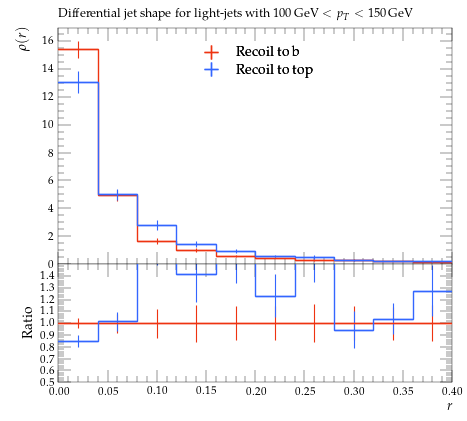

The script that saved this image:
#! /usr/bin/env python

# This Python script was auto-generated using YODA v2.0.2.
# Analysis object: /ATLAS_2013_I1243871/d05-x02-y01
# Timestamp: 06-08-2026 (15:14:31)

import matplotlib as mpl
import matplotlib.pyplot as plt
mpl.use('Agg') # comment out for interactive use
import os
import numpy as np

plotDir = os.path.split(os.path.realpath(__file__))[0]
if 'YODA_USER_PLOT_PATH' in globals():
    plot_outdir = globals()['YODA_USER_PLOT_PATH']
else:
    plot_outdir = plotDir

#plot style
plt.style.use(os.path.join(plotDir, '../default.mplstyle'))
# plot metadata
figW, figH = plt.rcParams['figure.figsize']
ax_xLabel = r'$r$'
ax_yLabel = r'$\rho(r)$'
ax_title  = r'Differential jet shape for light-jets with $100\,\mathrm{GeV} < p_T < 150\,\mathrm{GeV}$'
ax_xScale = 'linear'
ax_yScale = 'linear'
xLims = (0.0, 0.4)
yLims = (0.0, 16.941155000000002)

# TeX-friendly labels for the legend
labels = {
    'legend' : ([ r"Recoil to b", r"Recoil to top" ], r""),
}

# Adjust canvas width and height
canvasW = 10.0
canvasH = 9.0
figW *= canvasW/10.
figH *= canvasH/9.

# Create figure and axis objects
fig, (ax, ratio0_ax) = plt.subplots(2, 1, sharex=True,
                  figsize=(figW,figH), gridspec_kw={'height_ratios': (6.0, 3.0)})

# Set figure margins
plt.subplots_adjust(
    left   = 1.0 * plt.rcParams['figure.subplot.left'],
    right  = 1.0 * plt.rcParams['figure.subplot.right'],
    top    = 1.0 * plt.rcParams['figure.subplot.top'],
    bottom = 1.0 * plt.rcParams['figure.subplot.bottom'])

ratio0_ax.yaxis.set_major_locator(mpl.ticker.MultipleLocator(0.1))
ratio0_ax.set_ylim(0.5, 1.4999)
ratio0_ax.set_ylabel('Ratio')

# the numerical data is stored in a separate file
dataf = dict()
prefix = os.path.split(__file__)[0]
if prefix:    prefix = prefix + '/'
exec(open(prefix+'d05-x02-y01__data.py').read(), dataf)


legend_handles = dict() # keep track of handles for the legend

# style options for curves
# starts at zorder>=5 to draw curve on top of legend
styles = {
  'recoil_b': {
    'color' : '#EE3311',
    'linestyle' : '-',
    'linewidth' : 1,
    'marker' : 'none',
    'markersize' : 2,
    'capsize' : 0.0,
    'zorder' : 5,
    'histstyle' : 1,
    'drawstyle' : 'steps-pre',
    'xerrorbars' : 1,
    'yerrorbars' : 1,
    'fillcolor' : None,
    'fillopacity' : 1.0,
    'ratio0_linestyle' : '-',
    'ratio0_linewidth' : 1,
    'ratio0_marker' : 'none',
    'ratio0_markersize' : 2,
    'ratio0_capsize' : 0.0,
    'ratio0_zorder' : 5,
    'ratio0_histstyle' : 1,
    'ratio0_drawstyle' : 'steps-pre',
    'ratio0_xerrorbars' : 1,
    'ratio0_yerrorbars' : 1,
  },
  'recoil_t': {
    'color' : '#3366FF',
    'linestyle' : '-',
    'linewidth' : 1,
    'marker' : 'none',
    'markersize' : 2,
    'capsize' : 0.0,
    'zorder' : 6,
    'histstyle' : 1,
    'drawstyle' : 'steps-pre',
    'xerrorbars' : 1,
    'yerrorbars' : 1,
    'fillcolor' : None,
    'fillopacity' : 1.0,
    'ratio0_linestyle' : '-',
    'ratio0_linewidth' : 1,
    'ratio0_marker' : 'none',
    'ratio0_markersize' : 2,
    'ratio0_capsize' : 0.0,
    'ratio0_zorder' : 6,
    'ratio0_histstyle' : 1,
    'ratio0_drawstyle' : 'steps-pre',
    'ratio0_xerrorbars' : 1,
    'ratio0_yerrorbars' : 1,
  },
}

# curve from input yoda files in main panel
for label, yvals in dataf['yvals'].items():
    if all(np.isnan(v) for v in dataf['yvals'][label]):
        continue
    tmp = None
    if styles[label]['histstyle']: # draw as histogram
        xpos = dataf['xedges'][label] if styles[label]['drawstyle'] else dataf['xpoints'][label]
        ypos = np.insert(yvals, 0, yvals[0]) if styles[label]['drawstyle'] else yvals
        if styles[label]['fillcolor']: # fill area below curve
            ax.fill_between(xpos, ypos, step='pre',
                            color=styles[label]['fillcolor'],
                            alpha=styles[label]['fillopacity'])
        tmp, = ax.plot(xpos, ypos,
                       color=styles[label]['color'],
                       linestyle=styles[label]['linestyle'],
                       linewidth=styles[label]['linewidth'],
                       drawstyle=styles[label]['drawstyle'], solid_joinstyle='miter',
                       zorder=styles[label]['zorder'], label=label)
    tmp = ax.errorbar(dataf['xpoints'][label], yvals,
                      xerr=np.array(dataf['xerrs'][label])*styles[label]['xerrorbars'],
                      yerr=np.array(dataf['yerrs'][label])*styles[label]['yerrorbars'],
                      fmt=styles[label]['marker'], capsize=styles[label]['capsize'],
                      markersize=styles[label]['markersize'],
                      ecolor=styles[label]['color'],
                      color=styles[label]['color'], zorder=styles[label]['zorder'])
    tmp[-1][0].set_linestyle(styles[label]['linestyle'])
    tmp[-1][0].set_linewidth(styles[label]['linewidth'])
    if label in dataf['add_legend_handle']:  legend_handles[label] = tmp
    for varLabel in dataf['variation_yvals'].keys():
        if varLabel.startswith(label):
            tmp, = ax.plot(dataf['xedges'][label], dataf['variation_yvals'][varLabel],
                           color=styles[label]['color'],
                           linestyle=styles[label]['linestyle'],
                           linewidth=styles[label]['linewidth'],
                           drawstyle='steps-pre', solid_joinstyle='miter',
                           zorder=styles[label]['zorder'], alpha=0.5)


# plots on ratio panel
# curve from input yoda files in ratio panel
for label, yvals in dataf['ratio0_yvals'].items():
    if all(np.isnan(v) for v in yvals):
        continue
    if styles[label]['ratio0_histstyle']: # plot as histogram
        xpos = dataf['xedges']['recoil_b'] if styles[label]['ratio0_drawstyle'] else dataf['xpoints']['recoil_b']
        ypos = np.insert(yvals, 0, yvals[0]) if styles[label]['ratio0_drawstyle'] else yvals
        ratio0_ax.plot(xpos, ypos,
                       color=styles[label]['color'],
                       linewidth=styles[label]['linewidth'],
                       linestyle=styles[label]['ratio0_linestyle'],
                       drawstyle=styles[label]['ratio0_drawstyle'], zorder=styles[label]['zorder'],
                       solid_joinstyle='miter')
    tmp = ratio0_ax.errorbar(dataf['xpoints']['recoil_b'], yvals,
                             xerr=np.array(dataf['ref_xerrs'])*styles[label]['ratio0_xerrorbars'],
                             yerr=np.array(dataf['ratio0_yerrs'][label])*styles[label]['ratio0_yerrorbars'],
                             fmt=styles[label]['ratio0_marker'], capsize=styles[label]['ratio0_capsize'],
                             markersize=styles[label]['ratio0_markersize'],
                             ecolor=styles[label]['color'],
                             color=styles[label]['color'])
    tmp[-1][0].set_linestyle(styles[label]['ratio0_linestyle'])
    tmp[-1][0].set_linewidth(styles[label]['ratio0_linewidth'])

    for varlabel in dataf['ratio0_variation_vals'].keys():
        if varlabel.startswith(label):
            ratio0_ax.plot(dataf['xedges']['recoil_b'],
                            dataf['ratio0_variation_vals'][varlabel],
                            color=styles[label]['color'],
                            linestyle=styles[label]['linestyle'],
                            linewidth=styles[label]['linewidth'],
                            drawstyle='steps-pre', solid_joinstyle='miter',
                            zorder=1, alpha=0.5)

legend_items = list(legend_handles.values())
ax.add_artist(ax.legend(legend_items,
                        labels['legend'][0],
                        title=labels['legend'][1],
                        alignment='left',
                        loc='upper center',
                        bbox_to_anchor=(0.5, 0.97)))

# set plot metadata as defined above
ratio0_ax.set_xlabel(ax_xLabel)
ratio0_ax.xaxis.set_label_coords(1., -0.15)
ax.set_ylabel(ax_yLabel, ha='right', va='top')
ax.yaxis.set_label_coords(-0.11, 1.0)
ax.set_title(ax_title, loc='left')
ax.set_xscale(ax_xScale)
ax.set_yscale(ax_yScale)
ax.set_xlim(xLims)
ax.set_ylim(yLims)

# tick formatting
plt.rcParams['xtick.top'] = True
plt.rcParams['ytick.right'] = True
fig.align_ylabels((ax, ratio0_ax))
plt.savefig(os.path.join(plot_outdir, 'd05-x02-y01.pdf'), format='PDF')
plt.savefig(os.path.join(plot_outdir, 'd05-x02-y01.png'), format='PNG')

plt.close(fig)
